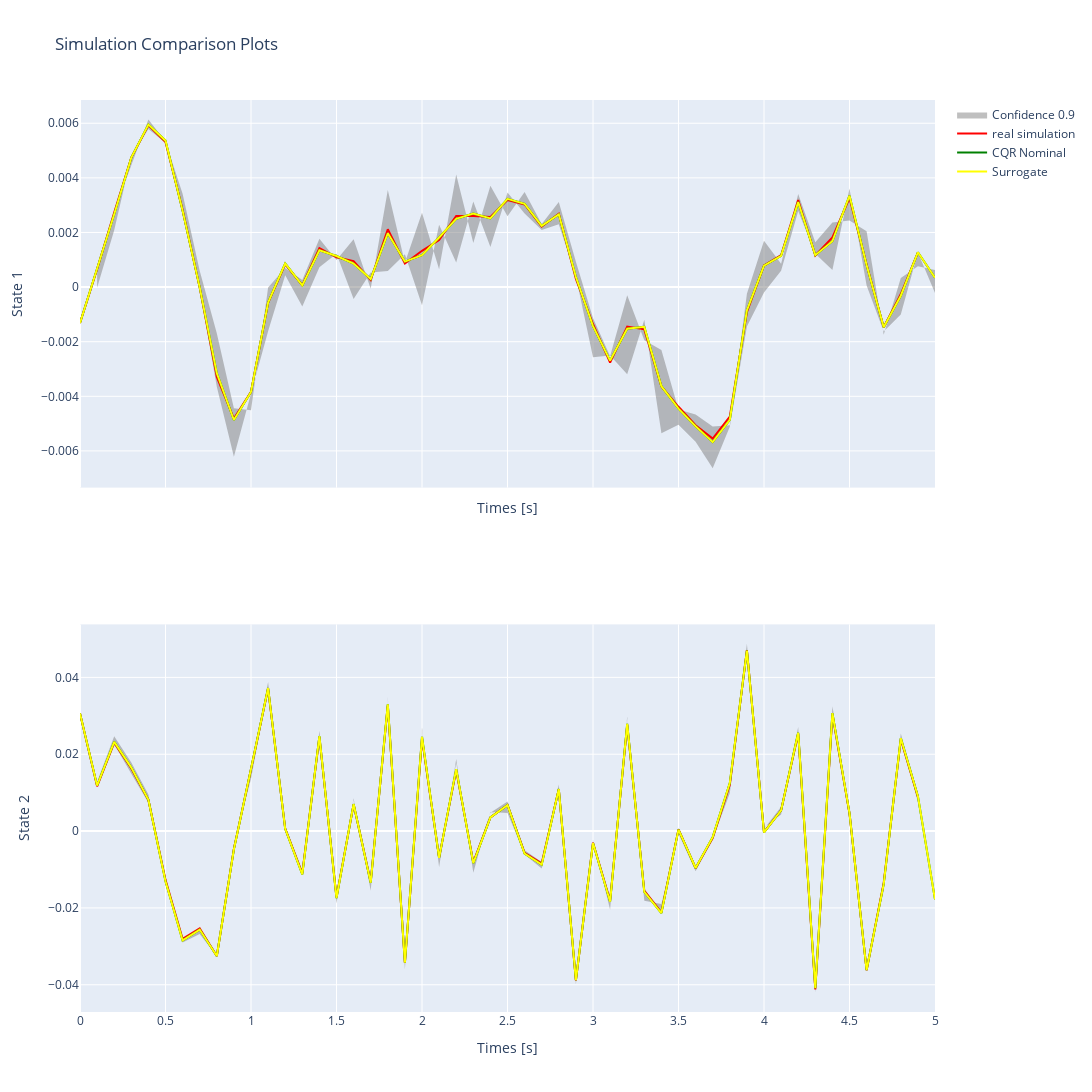

The cell this chart's notebook holds for it:
### Markdown cell above
# simulation

### Code cell
dm.check_simulator(system=spring_system, iter= 50)
